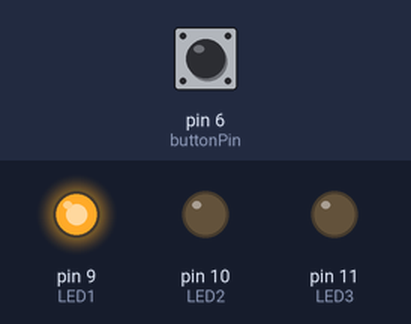
The sketch below on a simulated Arduino Uno, built with avr-gcc and run on an emulated ATmega328P. On the bench: output pins drawn as LEDs (lit = HIGH). Inputs (shaded band) come from the test bench; at power-on: pin 6 (buttonPin) LOW. What the sketch prints to the serial monitor is not drawn.

Above: at 1.2 s.
1.3 s: pin 6 (buttonPin) pulled HIGH for 0.15 s
At 2.1 s:
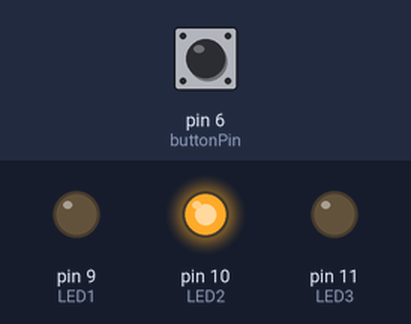
2.9 s: pin 6 (buttonPin) pulled HIGH for 1 s
At 3.3 s:
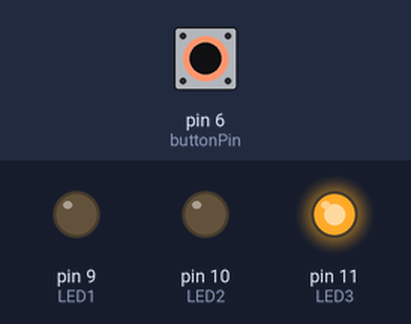
5.4 s: pin 6 (buttonPin) pulled HIGH for 3.2 s
At 6.4 s:
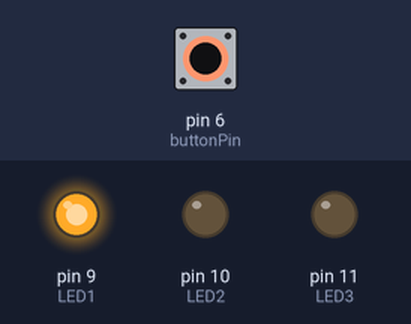
Timing chart, 0 to 8.4 s (numbered marks = the images above; inputs shaded):
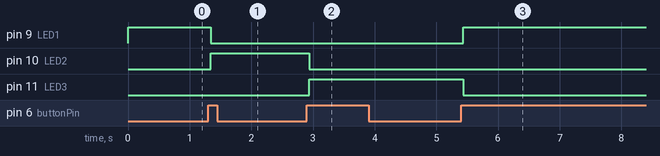

Measured:
- after the input at 1.3 s, pin 9 (LED1): HIGH → LOW at once; pin 10 (LED2): LOW → HIGH at once
- after the input at 2.9 s, pin 10 (LED2): HIGH → LOW at once; pin 11 (LED3): LOW → HIGH at once
- after the input at 5.4 s, pin 9 (LED1): LOW → HIGH at once; pin 11 (LED3): HIGH → LOW at once

The sketch:

FinalBikeLight.ino
```cpp
#include "pt.h"
static int protothread1_flag, protothread2_flag;
const int buttonPin = 6;
const int LED1 = 9;
const int LED2 = 10;
const int LED3 = 11;
static int LED_index = 0;
bool buttonTemp = 0;

void setup(){
  pinMode(LED1,OUTPUT);
  pinMode(LED2,OUTPUT);
  pinMode(LED3,OUTPUT);
  pinMode(buttonPin,INPUT);
  Serial.begin(9600);
}

int inputs(struct pt *pt){
  // Handles the button sensor of the Bike Light
  PT_BEGIN(pt);
  int ButtonState = LOW;
  int LastButtonState = LOW;
  int button = LOW;
  while(1) {
    PT_WAIT_UNTIL(pt, protothread2_flag != 0);
    button = digitalRead(buttonPin);
    if(button == HIGH){
      if(buttonTemp == 0){
        LED_index++;
        buttonTemp = 1;
        delay(40);
      }
    } else {
      if(buttonTemp == 1){
        buttonTemp = 0;
        delay(40);
      }
    }
    protothread2_flag = 0;
    protothread1_flag = 1;
  }

  PT_END(pt);
}
int outputs(struct pt *pt){
  // Handles the LEDs of the bike light
  PT_BEGIN(pt);
  while(1){
    protothread2_flag = 1;
    PT_WAIT_UNTIL(pt,protothread1_flag !=0);
    if(LED_index % 3 == 0){  //as loop run, index doesn't have to be set back to 0
      digitalWrite(LED1,HIGH);
      digitalWrite(LED2,LOW);
      digitalWrite(LED3,LOW);
    }

    if (LED_index % 3 == 1){
      digitalWrite(LED1,LOW);
      digitalWrite(LED2,HIGH);
      digitalWrite(LED3,LOW);
    }

    if(LED_index % 3 == 2){
      digitalWrite(LED1,LOW);
      digitalWrite(LED2,LOW);
      digitalWrite(LED3,HIGH);
    }

    protothread1_flag = 0;
  }
  PT_END(pt);
}
static struct pt pt1, pt2;

void loop() {
  Serial.print("global");
  Serial.println((int) &buttonTemp);
  PT_INIT(&pt1);
  PT_INIT(&pt2);
  /*
   * Then we schedule the two protothreads by repeatedly calling their
   * protothread functions and passing a pointer to the protothread
   * state variables as arguments.
   */
  while(1) {
    inputs(&pt1);
    outputs(&pt2);
  }
}
```
